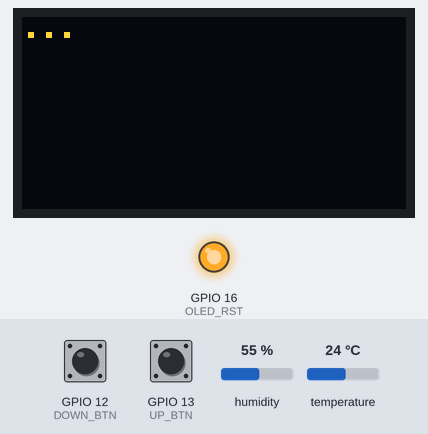
A sketch run on a simulated ESP32. Parts: 128×64 one-colour display, output pins drawn as LEDs (lit = HIGH). The test bench sets the inputs (shaded band); at power-on: GPIO 12 (DOWN_BTN) LOW, GPIO 13 (UP_BTN) LOW, humidity 55 %, temperature 24 °C. The OLED is the two-colour kind (top 16 rows yellow); WiFi joins after 1.5 s; servers stay silent unless stated; uploads are accepted with an empty reply; what the sketch prints to the serial monitor is not drawn.

Above: at 4.7 s.
4.8 s: GPIO 12 (DOWN_BTN) pulled HIGH for 0.15 s
At 6.3 s:
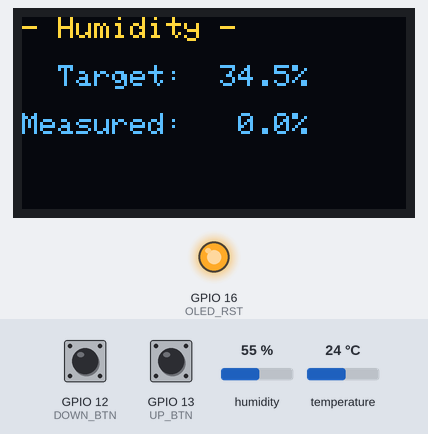
16.8 s: GPIO 13 (UP_BTN) pulled HIGH for 0.15 s
At 17.4 s:
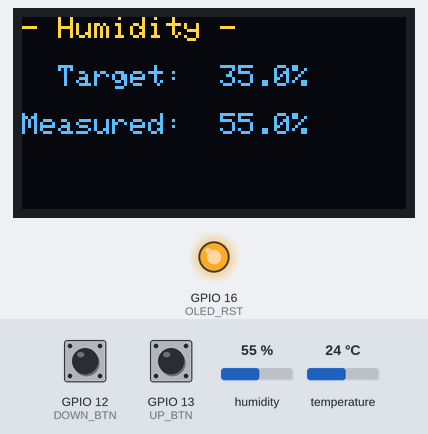
18.4 s: humidity set to 22 %
At 31.4 s:
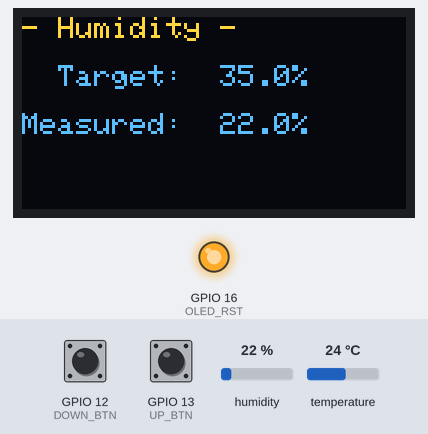
31.8 s: GPIO 13 (UP_BTN) pulled HIGH for 1 s
34.3 s: humidity set to 40 %
At 46.4 s:
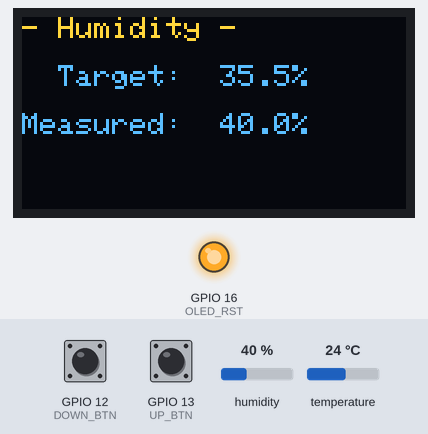
46.8 s: GPIO 12 (DOWN_BTN) pulled HIGH for 1 s
Timing chart, 0 to 49.8 s (numbered marks = the images above; inputs shaded):
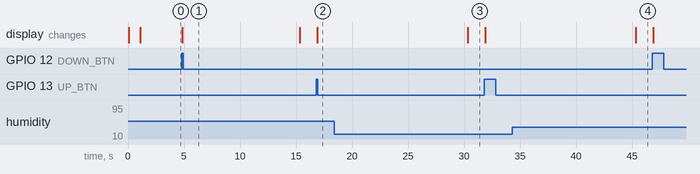

Measured:
- after the input at 4.8 s, the display: changes after 0.05 s (image 1)
- after the input at 16.8 s, the display: changes after 0.07 s (image 2)
- after the input at 18.4 s, the display: changes after 11.9 s (image 3)
- after the input at 34.3 s, the display: changes after 11.0 s (image 4)

The sketch:

SensorStation.ino
```cpp
#include <WiFi.h>
#include <HTTPClient.h>
#include <DHT.h>
#include <Wire.h>
#include <Adafruit_GFX.h>
#include <Adafruit_SSD1306.h>

#define nelem(arr) (sizeof(arr) / sizeof(arr[0]))

enum pins {
	DHT_PIN = 14,

	UP_BTN = 13,
	DOWN_BTN = 12,

	OLED_SDA = 4,
	OLED_SCL = 15,
	OLED_RST = 16,
};
enum times {
	SECOND = 1000,

	PERIOD = 15*SECOND, // Humidity sample period.

	DEBOUNCE = 50, // Button debounce time.

	// Wait this long before updating the server when target humidity is changed.
	// Avoids spamming requests when button is pressed repeatedly.
	DEADTIME = 1000,
};
enum screen {
	SCREEN_WIDTH = 128,
	SCREEN_HEIGHT = 64,
	SCREEN_I2C_ADDR = 0x3C,
	TEXT_SIZE = 1,
	TEXT_COLOR = WHITE,
};

const char ssid[] = "Pixel_6504";
const char password[] = "zj3av9sjev7ed8j";
const char domain[] = "hvac.samanthony.xyz";
const char humidityPath[] = "/humidity";
const char targetHumidityPath[] = "/target_humidity";
const char roomID[] = "SNbeEcs7XVWMEvjeEYgwZnp9XYjToVhh";
const float defaultTarget = 35.0; // Default target humidity.
const float minTarget = 0.0; // Minimum target humidity.
const float maxTarget = 100.0; // Maximum target humidity.
const float incTarget = 0.5; // Target humidity increment from button press.

DHT dht(DHT_PIN, DHT11); // Humidity sensor.
Adafruit_SSD1306 display(SCREEN_WIDTH, SCREEN_HEIGHT, &Wire, OLED_RST);

void
setup(void) {
	pinMode(UP_BTN, INPUT);
	pinMode(DOWN_BTN, INPUT);
	pinMode(OLED_RST, OUTPUT);

	Serial.begin(9600);
	while (!Serial) {}

	digitalWrite(OLED_RST, LOW);
	delay(20);
	digitalWrite(OLED_RST, HIGH);
	Wire.begin(OLED_SDA, OLED_SCL);
	if (!display.begin(SSD1306_SWITCHCAPVCC, 0x3C, false, false)) {
		Serial.println("Failed to initialize screen");
		for (;;) {}
	}
	delay(1000);
	display.clearDisplay();
	display.setTextSize(1);
	display.setTextColor(WHITE);
	display.setCursor(0, 0);
	display.println("...");
	display.display();

	WiFi.begin(ssid, password);
	Serial.print("Connecting to WiFi...");
	while (WiFi.status() != WL_CONNECTED) {
		Serial.print(".");
		delay(500);
	}
	Serial.println(" connected.");
	Serial.println("IP address: ");
	Serial.println(WiFi.localIP());

	Serial.print("Initializing DHT11 humidity sensor...");
	delay(1*SECOND); /* Let sensor stabilize after power-on. */
	dht.begin();
	Serial.println(" done.");
}

void
loop(void) {
	static float humidity = 0.0; // Measured humidity
	static unsigned long lastSample = 0; // Last time humidity was measured.
	static float target = defaultTarget; // Target humidity.
	static bool targetDirty = true; // True when target humidity is changed.
	static unsigned long targetDeadtimeStart; // Don't spam requests when button pressed repeatedly.

	unsigned long now = millis();

	// Measure humidity.
	if (now - lastSample > PERIOD) {
		humidity = measureHumidity();
		lastSample = now;
		refreshDisplay(target, humidity);
	}

	// Update target humidity if buttons are pressed.
	if (upButton() && target+incTarget <= maxTarget) {
		target += incTarget;
		targetDirty = true;
		targetDeadtimeStart = now;
		Serial.printf("Up. Target humidity: %.2f%%\n", target);
		refreshDisplay(target, humidity);
	} else if (downButton() && target-incTarget >= minTarget) {
		target -= incTarget;
		targetDirty = true;
		targetDeadtimeStart = now;
		Serial.printf("Down. Target humidity: %.2f%%\n", target);
		refreshDisplay(target, humidity);
	}

	// Send updated target humidity to server.
	if (targetDirty && now-targetDeadtimeStart > DEADTIME) {
		if (setTarget(target) == 0) {
			targetDirty = false; // Success.
		} else {
			Serial.println("Failed to send target humidity to server.");
			targetDeadtimeStart = now; // Delay retry.
		}
	}
}

// Measure the humidity and send it to the server.
float
measureHumidity(void) {
	// Measure humidity.
	float humidity = dht.readHumidity();
	Serial.printf("Humidity: %.2f %% RH\n", humidity);

	// Send measured humidity to server.
	const char *url = humidityUrl(humidity);
	if (post(url) != 0)
		Serial.println("Failed to send humidity to server.");

	return humidity;
}

void
refreshDisplay(float target, float humidity) {
	display.clearDisplay();
	display.setCursor(0, 0);
	display.printf("- Humidity -\n\n%8s: %5.1f%%\n\n%8s: %5.1f%%\n",
		"Target", target, "Measured", humidity);
	display.display();
}

// Set the target humidity on the server. Return non-zero on error.
int
setTarget(float target) {
	const char *url = targetUrl(target);
	return post(url);
}

// Format the humidity URL string.
char *
humidityUrl(float humidity) {
	static char query[256];
	int n;

	n = snprintf(query, nelem(query), "room=%s&humidity=%.2f", roomID, humidity);
	if (n >= nelem(query))
		Serial.println("Humidity query string buffer overflow; truncating.");
	return url(domain, humidityPath, query);
}

// Format the target humidity URL string.
char *
targetUrl(float target) {
	static char query[256];
	int n;

	n = snprintf(query, nelem(query), "%.2f", target);
	if (n >= nelem(query))
		Serial.println("Target query string buffer overflow; truncating.");
	return url(domain, targetHumidityPath, query);
}

// Make a POST request to the server.
int
post(const char *url) {
	if (WiFi.status() != WL_CONNECTED) {
		Serial.println("WiFi not connected.");
		WiFi.reconnect();
		return 1;
	}

	WiFiClient client;
	HTTPClient http;

	Serial.printf("POST %s...\n", url);
	http.begin(client, url);
	int responseCode = http.POST("");
	http.end();
	Serial.printf("HTTP response code: %d\n", responseCode);
	if (responseCode != HTTP_CODE_OK)
		return 1;
	return 0;
}

// Format the url string. Query should not include the '?'.
char *
url(const char *domain, const char *path, const char *query) {
	static char buf[512];
	int n;

	n = snprintf(buf, nelem(buf), "http://%s%s?%s", domain, path, query);
	if (n >= nelem(buf))
		Serial.println("URL string buffer overflow; truncating.");
	return buf;
}

// Return true if the UP button was pressed.
bool
upButton(void) {
	static bool state = LOW;
	static unsigned long lastEvent = 0;
	return buttonPressed(UP_BTN, &state, &lastEvent);
}

// Return true if the DOWN button was pressed.
bool
downButton(void) {
	static bool state = LOW;
	static unsigned long lastEvent = 0;
	return buttonPressed(DOWN_BTN, &state, &lastEvent);
}

// Return true if the button connected to the specified pin was pressed.
bool
buttonPressed(int pin, bool *lastState, unsigned long *lastEvent) {
	unsigned long now = millis();
	if (digitalRead(pin)) {
		if (*lastState == LOW && now-*lastEvent > DEBOUNCE) {
			// Rising event.
			*lastState = HIGH;
			*lastEvent = now;
			return true;
		}
	} else if (now-*lastEvent > DEBOUNCE) {
		// Falling event.
		*lastState = LOW;
		*lastEvent = now;
	}
	return false;
}
```
